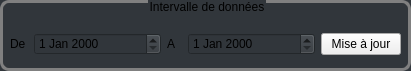
    <widget class="QGroupBox" name="groupBox_b_dateInterval">
     <property name="geometry">
      <rect>
       <x>810</x>
       <y>2</y>
       <width>411</width>
       <height>71</height>
      </rect>
     </property>
     <property name="styleSheet">
      <string notr="true">QGroupBox {
	font: 75 16pt &quot;Century Schoolbook L&quot;;
  border: 3px solid gray;
  border-radius: 9px;
  margin-top: 0.5em;
 background: rgb(49, 54, 59);
}

QGroupBox::title {
     subcontrol-origin: margin;
     subcontrol-position: top center; 
}</string>
     </property>
     <property name="title">
      <string>Intervalle de données</string>
     </property>
     <widget class="QWidget" name="horizontalLayoutWidget_6">
      <property name="geometry">
       <rect>
        <x>10</x>
        <y>30</y>
        <width>391</width>
        <height>28</height>
       </rect>
      </property>
      <layout class="QHBoxLayout" name="horizontalLayout_2">
       <item>
        <widget class="QLabel" name="p_label_16">
         <property name="maximumSize">
          <size>
           <width>18</width>
           <height>16777215</height>
          </size>
         </property>
         <property name="text">
          <string>De</string>
         </property>
        </widget>
       </item>
       <item>
        <widget class="QDateEdit" name="b_dateEdit_from">
         <property name="styleSheet">
          <string notr="true">background: rgb(49, 54, 59);</string>
         </property>
        </widget>
       </item>
       <item>
        <widget class="QLabel" name="p_label_21">
         <property name="maximumSize">
          <size>
           <width>15</width>
           <height>16777215</height>
          </size>
         </property>
         <property name="text">
          <string>A</string>
         </property>
        </widget>
       </item>
       <item>
        <widget class="QDateEdit" name="b_dateEdit_to">
         <property name="styleSheet">
          <string notr="true">background: rgb(49, 54, 59);</string>
         </property>
        </widget>
       </item>
       <item>
        <widget class="QPushButton" name="b_pushButton_results_updatePlot">
         <property name="maximumSize">
          <size>
           <width>80</width>
           <height>16777215</height>
          </size>
         </property>
         <property name="text">
          <string>Mise à jour</string>
         </property>
        </widget>
       </item>
      </layout>
     </widget>
    </widget>
